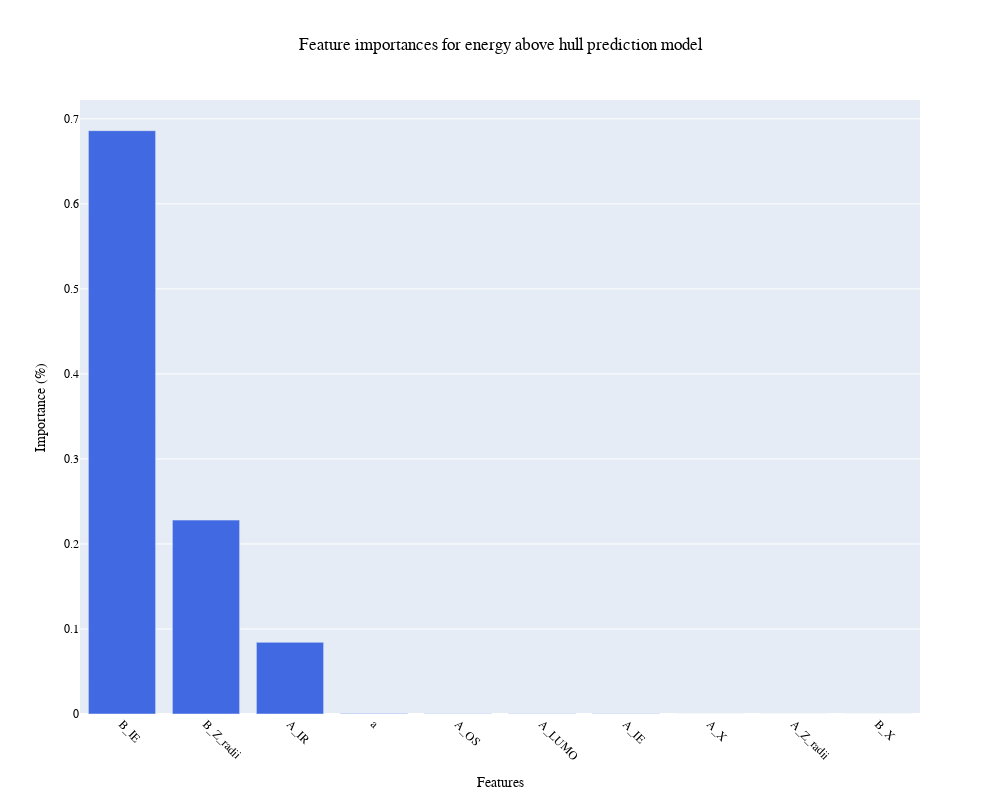

The cell this chart's notebook holds for it:
### Markdown cell above
### Feature importances for energy above hull prediction model

### Code cell
import plotly.graph_objects as go

feature_importances = xgb_reg2.feature_importances_
included = X.columns.values
indices = np.argsort(feature_importances)[::-1]

fig = go.Figure()

fig.add_trace(go.Bar(
    x=included[indices][:10],
    y=feature_importances[indices][:10],
    marker=dict(color='royalblue'),
))

fig.update_layout(
    xaxis=dict(
        title='Features',
        tickfont=dict(size=12),
        tickangle = 45
    ),
    yaxis_title='Importance (%)',
    title='Feature importances for energy above hull prediction model',
    font=dict(family="Arial", size=12, color="black"),
    width=1000,
    height=800,
    title_x = 0.5,
    showlegend=False,
)

config = {
    'toImageButtonOptions': {
        'format': 'png',  # one of png, svg, jpeg, webp
        'filename': 'custom_image',
        'height': 500,
        'width': 700,
        'scale': 6  # Multiply title/legend/axis/canvas sizes by this factor
    }
}

fig.show(config=config)

### Figure 1 — Plotly figure (JSON) as saved in the notebook; plotly's stock layout.template omitted (floating-point values rounded to 4 significant figures)
{"data": [{"marker": {"color": "royalblue"}, "type": "bar", "x": ["B_IE", "B_Z_radii", "A_IR", "a", "A_OS", "A_LUMO", "A_IE", "A_X", "A_Z_radii", "B_X"], "y": [0.686, 0.228, 0.08429, 0.0005777, 0.0004084, 0.0002787, 0.0001511, 5.389e-05, 4.471e-05, 3.267e-05]}], "layout": {"font": {"color": "black", "family": "Arial", "size": 12}, "height": 800, "showlegend": false, "title": {"text": "Feature importances for energy above hull prediction model", "x": 0.5}, "width": 1000, "xaxis": {"tickangle": 45, "tickfont": {"size": 12}, "title": {"text": "Features"}}, "yaxis": {"title": {"text": "Importance (%)"}}}}
